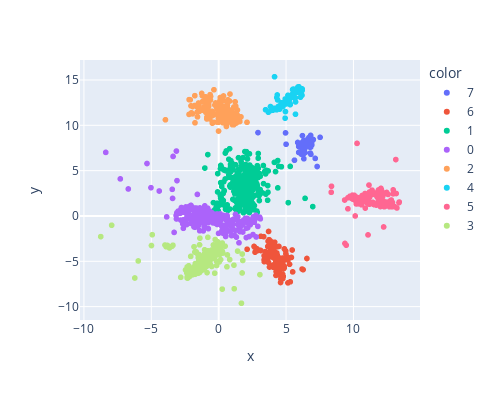

Write notebook code for a chart like this one.
### Code cell
px.scatter(
    x=df_best.x,
    y=df_best.y,
    # color=df_best["label_true"],
    color=label_cluster,
    width=500,
    height=400,
    # hover_data={"i": df.index, "fold": df.fold_author}
).show()

### Figure 1 — Plotly figure (JSON) as saved in the notebook; plotly's stock layout.template omitted (floating-point values rounded to 4 significant figures; data arrays with more than 128 entries replaced by an {"elided": "..."} marker saying what was removed)
{"data": [{"hovertemplate": "color=7<br>x=%{x}<br>y=%{y}<extra></extra>", "legendgroup": "7", "marker": {"color": "#636efa", "symbol": "circle"}, "mode": "markers", "name": "7", "showlegend": true, "type": "scattergl", "x": [6.143, 6.7, 6.505, 6.505, 6.586, 6.784, 6.207, 7.018, 6.323, 6.762, 6.365, 6.744, 6.743, 6.398, 6.843, 6.207, 6.799, 6.385, 6.308, 6.916, 7.524, 6.996, 6.831, 6.786, 6.337, 6.799, 6.754, 6.91, 6.405, 6.369, 6.78, 6.823, 6.162, 6.847, 6.121, 6.287, 6.226, 6.176, 6.403, 6.628, 6.215, 4.961, 2.918, 5.0, 5.862, 6.309, 5.937, 7.304, 5.937, 5.624, 6.322, 7.165], "xaxis": "x", "y": [8.062, 8.652, 8.266, 7.943, 7.882, 8.182, 7.819, 8.436, 7.526, 7.847, 7.365, 8.204, 8.131, 7.45, 6.803, 7.107, 8.362, 7.596, 6.861, 7.854, 8.674, 8.367, 7.605, 8.157, 7.209, 6.937, 8.567, 8.356, 7.521, 7.621, 7.58, 8.886, 7.032, 7.974, 6.826, 6.906, 7.981, 7.479, 6.987, 8.521, 8.859, 9.162, 9.198, 7.911, 8.107, 8.305, 7.668, 5.456, 7.013, 6.149, 6.313, 6.35], "yaxis": "y"}, {"hovertemplate": "color=6<br>x=%{x}<br>y=%{y}<extra></extra>", "legendgroup": "6", "marker": {"color": "#EF553B", "symbol": "circle"}, "mode": "markers", "name": "6", "showlegend": true, "type": "scattergl", "x": {"elided": "131 float values"}, "xaxis": "x", "y": {"elided": "131 float values"}, "yaxis": "y"}, {"hovertemplate": "color=1<br>x=%{x}<br>y=%{y}<extra></extra>", "legendgroup": "1", "marker": {"color": "#00cc96", "symbol": "circle"}, "mode": "markers", "name": "1", "showlegend": true, "type": "scattergl", "x": {"elided": "363 float values"}, "xaxis": "x", "y": {"elided": "363 float values"}, "yaxis": "y"}, {"hovertemplate": "color=0<br>x=%{x}<br>y=%{y}<extra></extra>", "legendgroup": "0", "marker": {"color": "#ab63fa", "symbol": "circle"}, "mode": "markers", "name": "0", "showlegend": true, "type": "scattergl", "x": {"elided": "258 float values"}, "xaxis": "x", "y": {"elided": "258 float values"}, "yaxis": "y"}, {"hovertemplate": "color=2<br>x=%{x}<br>y=%{y}<extra></extra>", "legendgroup": "2", "marker": {"color": "#FFA15A", "symbol": "circle"}, "mode": "markers", "name": "2", "showlegend": true, "type": "scattergl", "x": {"elided": "172 float values"}, "xaxis": "x", "y": {"elided": "172 float values"}, "yaxis": "y"}, {"hovertemplate": "color=4<br>x=%{x}<br>y=%{y}<extra></extra>", "legendgroup": "4", "marker": {"color": "#19d3f3", "symbol": "circle"}, "mode": "markers", "name": "4", "showlegend": true, "type": "scattergl", "x": [5.26, 5.237, 4.695, 5.849, 5.882, 5.783, 5.635, 5.69, 5.502, 4.347, 6.194, 4.976, 3.479, 4.932, 4.535, 5.541, 5.306, 4.767, 5.7, 4.65, 4.314, 6.113, 6.031, 4.558, 5.702, 5.594, 4.701, 5.74, 4.09, 5.608, 4.486, 4.299, 3.902, 4.882, 4.403, 4.518, 5.485, 6.069, 6.182, 4.373, 5.266, 5.296, 5.078, 5.95, 5.142, 4.933, 4.992, 5.075, 5.531, 5.311, 4.997, 6.189, 5.184, 4.967, 5.645, 5.828, 6.087, 4.612, 3.846, 4.956, 4.144, 5.005, 3.685, 4.024], "xaxis": "x", "y": [13.15, 12.8, 12.2, 13.99, 14.23, 14.04, 13.83, 13.04, 13.52, 13.35, 14.02, 12.85, 11.72, 10.79, 11.79, 14.0, 12.29, 12.08, 11.22, 12.48, 13.07, 13.86, 13.63, 12.08, 12.58, 13.04, 12.41, 13.65, 11.88, 13.65, 12.06, 11.71, 11.64, 12.43, 12.06, 12.15, 13.94, 13.1, 13.32, 12.8, 12.44, 12.34, 12.47, 14.25, 13.32, 12.9, 12.78, 12.82, 13.65, 12.29, 12.38, 13.84, 12.38, 12.61, 12.99, 13.66, 13.5, 12.27, 12.07, 11.51, 15.36, 12.36, 11.44, 11.67], "yaxis": "y"}, {"hovertemplate": "color=5<br>x=%{x}<br>y=%{y}<extra></extra>", "legendgroup": "5", "marker": {"color": "#FF6692", "symbol": "circle"}, "mode": "markers", "name": "5", "showlegend": true, "type": "scattergl", "x": {"elided": "139 float values"}, "xaxis": "x", "y": {"elided": "139 float values"}, "yaxis": "y"}, {"hovertemplate": "color=3<br>x=%{x}<br>y=%{y}<extra></extra>", "legendgroup": "3", "marker": {"color": "#B6E880", "symbol": "circle"}, "mode": "markers", "name": "3", "showlegend": true, "type": "scattergl", "x": {"elided": "177 float values"}, "xaxis": "x", "y": {"elided": "177 float values"}, "yaxis": "y"}], "layout": {"height": 400, "legend": {"title": {"text": "color"}, "tracegroupgap": 0}, "margin": {"t": 60}, "width": 500, "xaxis": {"anchor": "y", "domain": [0, 1], "title": {"text": "x"}}, "yaxis": {"anchor": "x", "domain": [0, 1], "title": {"text": "y"}}}}
